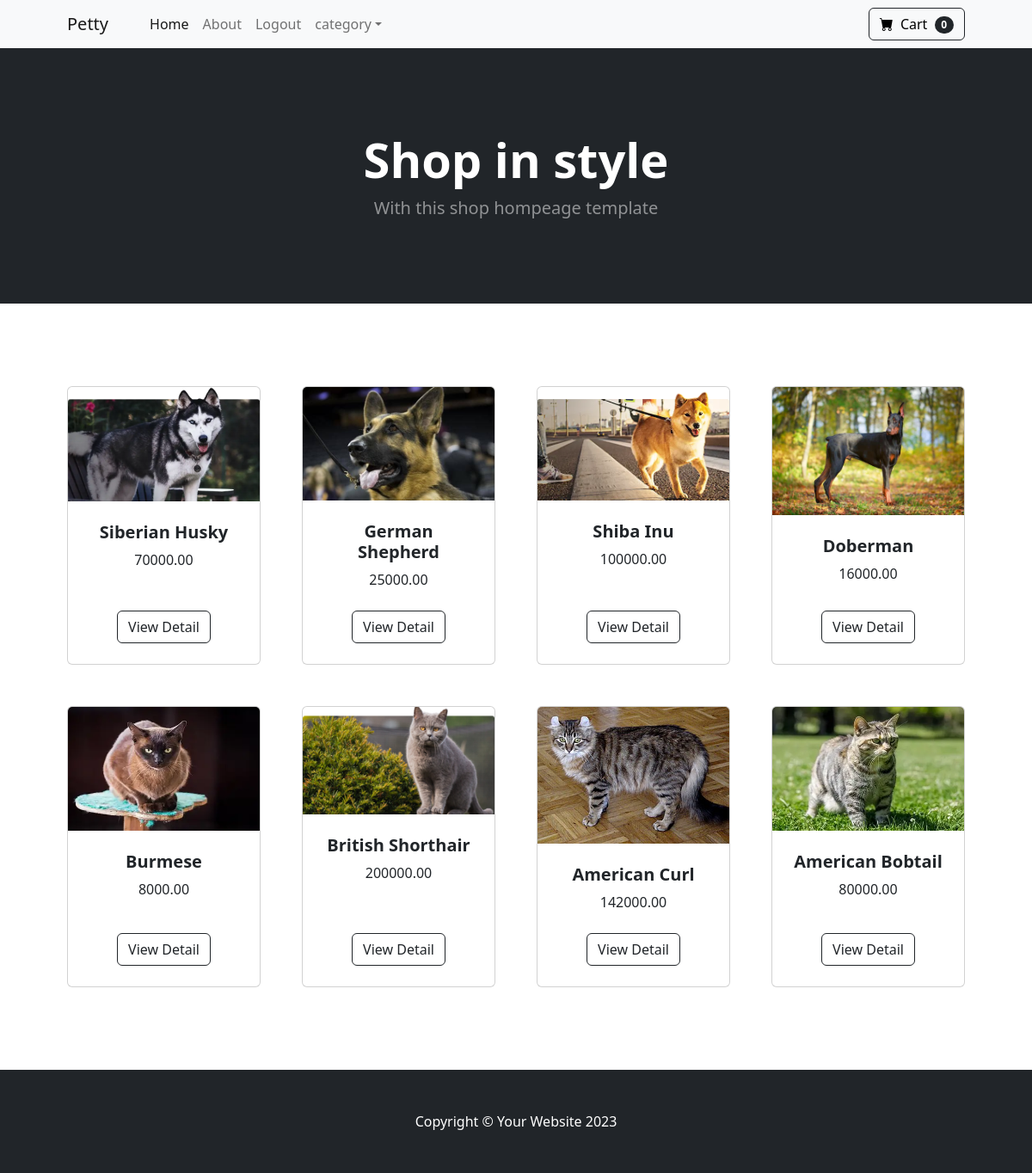
Screenshot of / (signed in) with the database file from the repository.
### store/models.py (models this page shows, shortened)
class Product(models.Model):
    name=models.CharField(max_length=50)
    price=models.DecimalField(default=0,max_digits=10,decimal_places=2)
    category=models.ForeignKey(Category,on_delete=models.CASCADE)
    description=models.CharField(max_length=200)
    image=models.ImageField(upload_to='uploads/product')
    is_sale=models.BooleanField(default=False)
    sale_price=models.DecimalField(default=0,max_digits=10,decimal_places=2)

### store/views.py (the view)
# urls.py: path('',home,name='home'),
@login_required(login_url='Login')
def home(request):
    products = Product.objects.all()
    categories=Category.objects.all()
    return render(request, 'index.html',{'products':products, 'categories':categories})

### store/templates/index.html
{% extends 'base.html'%}
{% block content %}
{% include 'nav.html' %}
        <header class="bg-dark py-5">
            <div class="container px-4 px-lg-5 my-5">
                <div class="text-center text-white">
                    <h1 class="display-4 fw-bolder">Shop in style</h1>
                    <p class="lead fw-normal text-white-50 mb-0">With this shop hompeage template</p>
                </div>
            </div>
        </header>
        <section class="py-5">
            <div class="container px-4 px-lg-5 mt-5">
                <div class="row gx-4 gx-lg-5 row-cols-2 row-cols-md-3 row-cols-xl-4 justify-content-center">
                    {% for product in products %}
                    <div class="col mb-5">
                        <div class="card h-100">
                            <img class="card-img-top" src="{{product.image.url}}" alt="..." />
                            <div class="card-body p-4">
                                <div class="text-center">
                                    <h5 class="fw-bolder">{{product.name}}</h5>
                                    {{product.price}}
                                </div>
                            </div>
                            <div class="card-footer p-4 pt-0 border-top-0 bg-transparent">
                                <div class="text-center"><a class="btn btn-outline-dark mt-auto" href="{% url 'product' product.id %}">View Detail</a></div>
                            </div>
                        </div>
                    </div>
                    {% endfor %}
                </div>
            </div>
        </section>
        <footer class="py-5 bg-dark">
            <div class="container"><p class="m-0 text-center text-white">Copyright &copy; Your Website 2023</p></div>
        </footer>
{% endblock %}

### rows the page displays
Product: image (picture), name "Siberian Husky", price "70000.00"
Product: image (picture), name "German Shepherd", price "25000.00"
Product: image (picture), name "Shiba Inu", price "100000.00"
Product: image (picture), name "Doberman", price "16000.00"
Product: image (picture), name "Burmese", price "8000.00"
Product: image (picture), name "British Shorthair", price "200000.00"
Product: image (picture), name "American Curl", price "142000.00"
Product: image (picture), name "American Bobtail", price "80000.00"

### other values shown
{{ cart_product | length }} "0"
